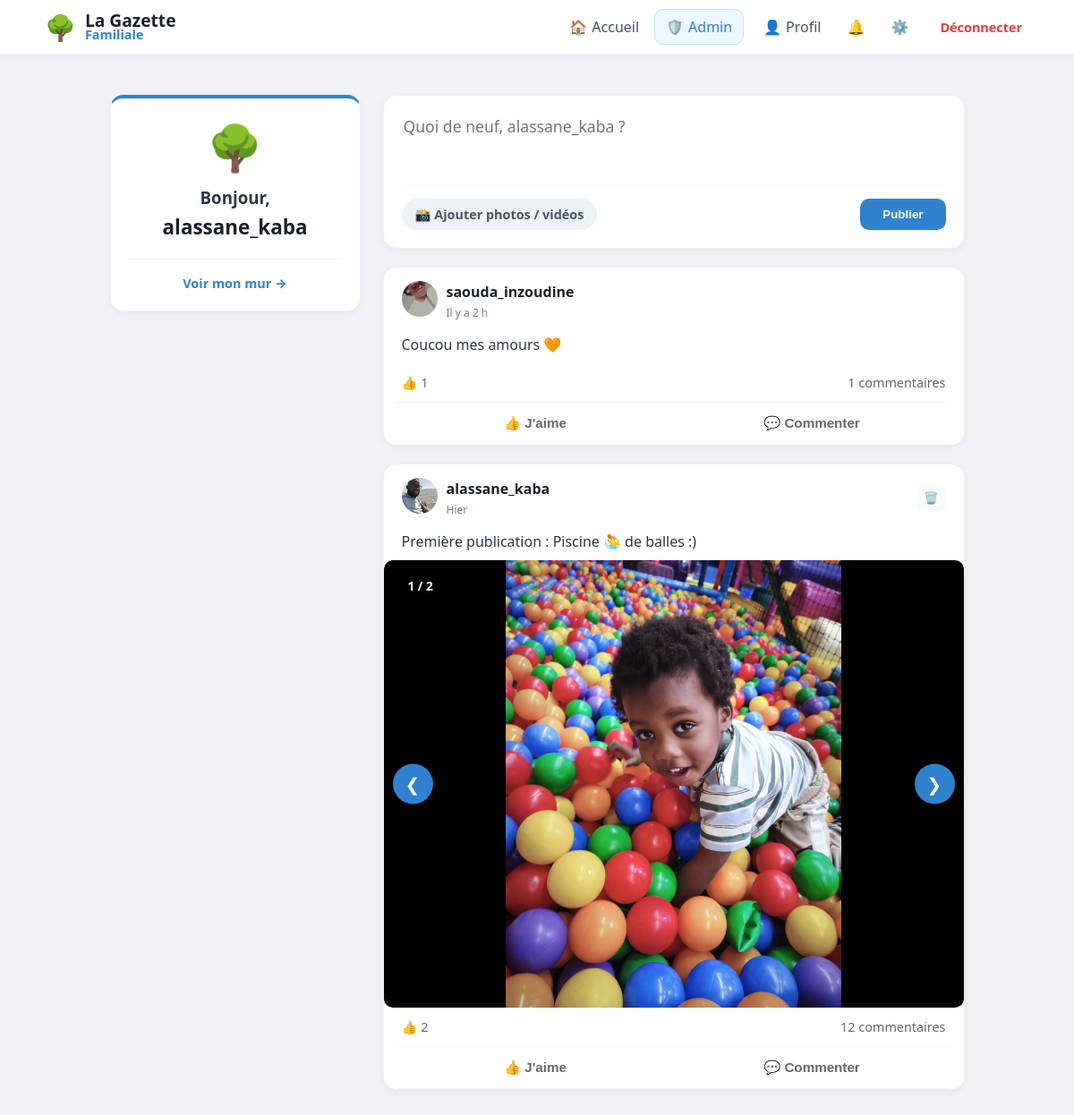
The page / (signed in) on the database its author committed.
### tables this page shows
CREATE TABLE posts (
                id INTEGER PRIMARY KEY AUTOINCREMENT, 
                username TEXT, 
                content TEXT, 
                likes INTEGER DEFAULT 0, 
                image TEXT,
                created_at DATETIME DEFAULT CURRENT_TIMESTAMP
            );

CREATE TABLE users (
                id INTEGER PRIMARY KEY AUTOINCREMENT, 
                email TEXT UNIQUE, 
                firstname TEXT, 
                lastname TEXT, 
                username TEXT UNIQUE, 
                password TEXT, 
                avatar TEXT,
                cover TEXT,
                bio TEXT,
                is_approved INTEGER DEFAULT 0,
                is_admin INTEGER DEFAULT 0
            );

CREATE TABLE post_medias (
                        id INTEGER PRIMARY KEY AUTOINCREMENT,
                        post_id INTEGER,
                        filename TEXT,
                        file_type TEXT, -- 'image' ou 'video'
                        FOREIGN KEY (post_id) REFERENCES posts (id) ON DELETE CASCADE
                    );

### app.py (the view)
@app.route("/")
def home():
    with get_db() as db:
        posts_query = db.execute("""
            SELECT posts.*, users.avatar AS user_avatar,
                (SELECT COUNT(*) FROM reactions WHERE post_id=posts.id AND type='thumb') as thumbs,
                (SELECT COUNT(*) FROM reactions WHERE post_id=posts.id AND type='heart') as hearts
            FROM posts
            JOIN users ON posts.username = users.username
            ORDER BY posts.id DESC
        """).fetchall()
        posts = [dict(row) for row in posts_query]
        for post in posts:
            medias = db.execute("SELECT * FROM post_medias WHERE post_id = ?", (post['id'],)).fetchall()
            post['medias'] = medias
        comments_query = db.execute('''
            SELECT
                comments.*,
                users.avatar AS comm_avatar,
                (SELECT COUNT(*) FROM comment_reactions WHERE comment_id = comments.id) as like_count
            FROM comments
            JOIN users ON comments.username = users.username
            ORDER BY comments.created_at ASC
        ''').fetchall()
        comments = [dict(row) for row in comments_query]
    return render_template("home.html", posts=posts, comments=comments)

### app.py (called while the page is built)
def get_db():
    db = sqlite3.connect("database.db")
    db.row_factory = sqlite3.Row
    return db

@app.context_processor
def inject_global_stats():
    stats = {'total_users': 0, 'total_posts': 0}
    if session.get('user'):
        db = get_db()
        u_count = db.execute("SELECT COUNT(*) FROM users WHERE is_approved = 1").fetchone()[0]
        p_count = db.execute("SELECT COUNT(*) FROM posts").fetchone()[0]
        stats = {'total_users': u_count, 'total_posts': p_count}
    return stats

@app.context_processor
def inject_pending_count():
    if session.get('is_admin'):
        db = get_db()
        count = db.execute("SELECT COUNT(*) as total FROM users WHERE is_approved = 0").fetchone()
        return {'pending_count': count['total']}
    return {'pending_count': 0}

@app.context_processor
def inject_notifications_count():
    if session.get('user'):
        db = get_db()
        count = db.execute("SELECT COUNT(*) FROM notifications WHERE username = ? AND is_read = 0",
                           (session['user'],)).fetchone()[0]
        return {'unread_count': count}
    return {'unread_count': 0}

@app.template_filter('relative_time')
def relative_time(date_str):
    if not date_str:
        return "Date inconnue"
    past = datetime.strptime(date_str, '%Y-%m-%d %H:%M:%S')
    now = datetime.now(timezone.utc).replace(tzinfo=None)
    diff = now - past
    if diff.days == 0:
        if diff.seconds < 60:
            return "À l'instant"
        if diff.seconds < 3600:
            return f"Il y a {diff.seconds // 60} min"
        return f"Il y a {diff.seconds // 3600} h"
    if diff.days == 1:
        return "Hier"
    if diff.days < 7:
        return f"Il y a {diff.days} jours"
    return past.strftime('%d/%m/%Y')

### templates/home.html (shortened to what this page needs)
{% extends "base.html" %}
{% block content %}
<aside class="sidebar">
    <div class="post-card" style="text-align: center; border-top: 4px solid #3182ce;">
        {% if session.get("user") %}
        <div style="font-size: 50px; margin-bottom: 10px;">🌳</div>
        <h3 style="margin: 0; color: #2d3748;">Bonjour,</h3>
        <h2 style="margin: 5px 0; color: #1a202c; font-size: 1.4em;">{{ session['user'] }}</h2>
        <div style="margin-top: 20px; padding-top: 15px; border-top: 1px solid #edf2f7;">
            <a href="{{ url_for('profile', username=session['user']) }}" style="text-decoration: none; color: #3182ce; font-weight: 700; font-size: 0.9em;">Voir mon mur →</a>
        </div>
        {% else %}
        <p style="color: #718096;">Connectez-vous pour participer.</p>
        <a href="/login" style="display: inline-block; background: #3182ce; color: white; padding: 10px 20px; border-radius: 10px; text-decoration: none; font-weight: bold;">Se connecter</a>
        {% endif %}
    </div>
</aside>
<main class="feed">
    {% if session.get("user") %}
    <div class="post-card">
        <form method="POST" action="/post" enctype="multipart/form-data">
            <textarea name="content" placeholder="Quoi de neuf, {{ session['user'] }} ?" required style="width: 100%; border: none; outline: none; resize: none; font-size: 1.1em; font-family: inherit; min-height: 60px; margin-bottom: 10px;"></textarea>
            <div style="display: flex; justify-content: space-between; align-items: center; border-top: 1px solid #f7fafc; padding-top: 15px;">
                <label style="cursor: pointer; color: #4a5568; display: flex; align-items: center; gap: 8px; font-weight: 600; font-size: 0.9em; background: #edf2f7; padding: 8px 15px; border-radius: 20px;">
                    <span>📸 Ajouter photos / vidéos</span>
                </label>
                <button type="submit" style="background: #3182ce; color: white; padding: 10px 25px; border: none; border-radius: 10px; font-weight: 700; cursor: pointer;">Publier</button>
            </div>
        </form>
    </div>
    {% endif %}
    {% for post in posts %}
    <div class="post-card" style="padding: 0; overflow: hidden; margin-bottom: 20px;">
        <div style="padding: 15px 20px; display: flex; justify-content: space-between; align-items: center;">
            <div style="display: flex; align-items: center; gap: 10px;">
                <a href="{{ url_for('profile', username=post['username']) }}">
                    <img src="{{ url_for('static', filename='avatars/' + (post['user_avatar'] if post['user_avatar'] else 'default.png')) }}" style="width: 40px; height: 40px; border-radius: 50%; object-fit: cover;">
                </a>
                <div>
                    <a href="{{ url_for('profile', username=post['username']) }}" style="text-decoration: none;">
                        <strong style="display: block; color: #1a202c;">{{ post['username'] }}</strong>
                    </a>
                    <span class="live-date" data-time="{{ post['created_at'] }}" style="font-size: 0.75em; color: #718096;">{{ post['created_at'] | relative_time }}</span>
                </div>
            </div>
            {% if session.get("user") == post['username'] %}
            <form method="POST" action="/delete/{{ post['id'] }}" onsubmit="return confirm('Supprimer ce souvenir ?');" style="margin:0;">
                <button type="submit" style="background:#f7fafc; border:none; color: #a0aec0; cursor:pointer; padding: 8px; border-radius: 8px;">🗑️</button>
            </form>
            {% endif %}
        </div>
        <div style="padding: 0 20px 10px 20px; white-space: pre-wrap; color: #2d3748;">{{ post['content'] }}</div>
        {% if post.medias %}
        <div class="carousel-container" id="carousel-{{ post.id }}" style="position: relative; background: #000; display: flex; align-items: center; justify-content: center; min-height: 300px;">
            {% if post.medias|length > 1 %}
            <div class="carousel-counter" style="position: absolute; top: 15px; left: 15px; background: rgba(0,0,0,0.6); color: white; padding: 4px 12px; border-radius: 20px; font-size: 0.85em; z-index: 10; font-weight: bold;">
                <span class="current">1</span> / {{ post.medias|length }}
            </div>
            <button class="prev" onclick="moveSlide('{{ post.id }}', -1)" style="position: absolute; left: 10px; background: rgba(255,255,255,0.3); border: none; color: white; font-size: 20px; padding: 10px; border-radius: 50%; cursor: pointer; z-index: 5;">&#10094;</button>
            <button class="next" onclick="moveSlide('{{ post.id }}', 1)" style="position: absolute; right: 10px; background: rgba(255,255,255,0.3); border: none; color: white; font-size: 20px; padding: 10px; border-radius: 50%; cursor: pointer; z-index: 5;">&#10095;</button>
            {% endif %}
            <div class="carousel-items" style="width: 100%;">
                {% for media in post.medias %}
                <div class="carousel-item {% if loop.first %}active{% endif %}" style="display: {% if loop.first %}block{% else %}none{% endif %}; text-align: center;">
                    {% if media.file_type == 'video' %}
                    <video src="{{ url_for('static', filename='uploads/' + media.filename) }}" controls style="max-width: 100%; max-height: 500px; display: block; margin: 0 auto;"></video>
                    {% else %}
                    <img src="{{ url_for('static', filename='uploads/' + media.filename) }}" class="zoomable" onclick="openLightbox(this.src)" style="cursor: zoom-in;">
                    {% endif %}
                </div>
                {% endfor %}
            </div>
        </div>
        {% endif %}
        <div style="display: flex; justify-content: space-between; padding: 12px 20px; font-size: 0.9em; color: #65676b;">
            <div>👍 <span id="thumbs-{{ post['id'] }}">{{ post['thumbs'] }}</span></div>
            <div style="cursor: pointer;" onclick="toggleComments({{ post['id'] }})">
                <span id="comment-count-{{ post['id'] }}">{{ (comments|selectattr('post_id', 'equalto', post['id'])|list|length) }}</span> commentaires
            </div>
        </div>
        <div style="display: flex; border-top: 1px solid #f2f4f7; border-bottom: 1px solid #f2f4f7; margin: 0 15px; padding: 2px 0;">
            <button onclick="react({{ post['id'] }}, 'thumb')" class="action-btn" style="flex: 1; background: none; border: none; padding: 10px; color: #65676b; font-weight: 600; cursor: pointer;">👍 J'aime</button>
            <button onclick="toggleComments({{ post['id'] }})" class="action-btn" style="flex: 1; background: none; border: none; padding: 10px; color: #65676b; font-weight: 600; cursor: pointer;">💬 Commenter</button>
        </div>
    </div>
    {% endfor %}
</main>
{% endblock %}

### static/style.css (style rules this page uses)
body { font-family: 'Segoe UI', system-ui, -apple-system, sans-serif; background: #f0f2f5; margin: 0; color: #1a202c; }
.post-card { background: white; border-radius: 15px; padding: 20px; margin-bottom: 20px; box-shadow: 0 2px 8px rgba(0,0,0,0.05); border: 1px solid #edf2f7; overflow: hidden; }
.action-btn { flex: 1; background: none; border: none; padding: 10px; color: #65676b; font-weight: 600; font-size: 0.95em; cursor: pointer; display: flex; align-items: center; justify-content: center; gap: 8px; transition: background 0.2s; border-radius: 6px; margin: 2px; }
.carousel-container { position: relative; width: 100%; max-height: 500px; background: #000; border-radius: 10px; overflow: hidden; }
.carousel-item { display: none; text-align: center; }
.carousel-item.active { display: block; }
.carousel-item img, .carousel-item video { max-width: 100%; max-height: 500px; }
.prev, .next { width: 45px !important; height: 45px !important; border-radius: 50% !important; position: absolute !important; top: 50% !important; transform: translateY(-50%) !important; z-index: 999 !important; background-color: #3182ce !important; color: white !important; display: flex !important; align-items: center !important; justify-content: center !important; cursor: pointer !important; border: none !important; transition: all 0.3s ease !important; }
.prev { left: 10px !important; }
.next { right: 10px !important; }

### templates/base.html (style rules this page uses)
:root { --bg-color: #f0f2f5; --primary: #3182ce; --text-main: #1a202c; --text-light: #718096; --danger: #e53e3e; --success: #38a169; --info: #3182ce; }
body { background-color: var(--bg-color); margin: 0; font-family: 'Segoe UI', system-ui, -apple-system, sans-serif; }

### templates/home.html (style rules this page uses)
.zoomable { max-width: 100%; max-height: 500px; display: block; margin: 0 auto; transition: transform 0.2s; object-fit: contain; }

### rows shown on the page
posts: avatar (picture), username "saouda_inzoudine", created_at|relative_time "Il y a 2 h", content "Coucou mes amours 🧡", thumbs "1", id "1"
posts: avatar (picture), username "alassane_kaba", created_at|relative_time "Hier", content "Première publication : Piscine 🤽‍♂️ de balles :)", medias|length "2", thumbs "2", id "12"
post_medias: filename (picture)

### other values the page prints
{{ session['user'] }} "alassane_kaba"
